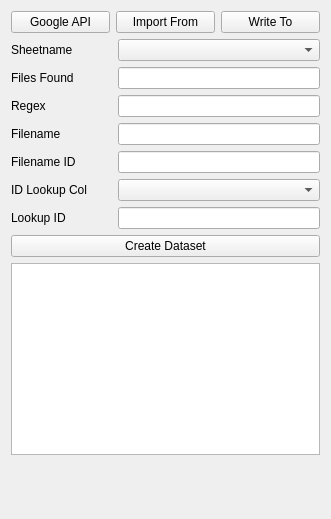
<?xml version="1.0" encoding="UTF-8"?>
<ui version="4.0">
 <class>DataWidget</class>
 <widget class="QWidget" name="DataWidget">
  <property name="geometry">
   <rect>
    <x>0</x>
    <y>0</y>
    <width>331</width>
    <height>519</height>
   </rect>
  </property>
  <property name="windowTitle">
   <string>Form</string>
  </property>
  <layout class="QVBoxLayout" name="verticalLayout">
   <item>
    <layout class="QHBoxLayout" name="horizontalLayout_4">
     <item>
      <widget class="QPushButton" name="select_api_pushButton">
       <property name="text">
        <string>Google API</string>
       </property>
      </widget>
     </item>
     <item>
      <widget class="QPushButton" name="open_txt_directory_pushButton">
       <property name="text">
        <string>Import From</string>
       </property>
      </widget>
     </item>
     <item>
      <widget class="QPushButton" name="select_output_directory_pushButton">
       <property name="text">
        <string>Write To</string>
       </property>
      </widget>
     </item>
    </layout>
   </item>
   <item>
    <layout class="QHBoxLayout" name="horizontalLayout_2" stretch="1,2">
     <item>
      <widget class="QLabel" name="label">
       <property name="text">
        <string>Sheetname</string>
       </property>
      </widget>
     </item>
     <item>
      <widget class="QComboBox" name="google_sheetnames_comboBox"/>
     </item>
    </layout>
   </item>
   <item>
    <layout class="QHBoxLayout" name="horizontalLayout_5" stretch="1,2">
     <item>
      <widget class="QLabel" name="label_4">
       <property name="text">
        <string>Files Found</string>
       </property>
      </widget>
     </item>
     <item>
      <widget class="QLineEdit" name="files_in_directory_lineEdit"/>
     </item>
    </layout>
   </item>
   <item>
    <layout class="QHBoxLayout" name="horizontalLayout_3" stretch="1,2">
     <item>
      <widget class="QLabel" name="label_2">
       <property name="text">
        <string>Regex</string>
       </property>
      </widget>
     </item>
     <item>
      <widget class="QLineEdit" name="filename_regex_lineEdit"/>
     </item>
    </layout>
   </item>
   <item>
    <layout class="QHBoxLayout" name="horizontalLayout_7" stretch="1,2">
     <item>
      <widget class="QLabel" name="label_6">
       <property name="text">
        <string>Filename</string>
       </property>
      </widget>
     </item>
     <item>
      <widget class="QLineEdit" name="example_filename_lineEdit"/>
     </item>
    </layout>
   </item>
   <item>
    <layout class="QHBoxLayout" name="horizontalLayout" stretch="1,2">
     <item>
      <widget class="QLabel" name="label_3">
       <property name="text">
        <string>Filename ID</string>
       </property>
      </widget>
     </item>
     <item>
      <widget class="QLineEdit" name="example_filename_id_lineEdit"/>
     </item>
    </layout>
   </item>
   <item>
    <layout class="QHBoxLayout" name="horizontalLayout_6" stretch="1,2">
     <item>
      <widget class="QLabel" name="label_5">
       <property name="text">
        <string>ID Lookup Col</string>
       </property>
      </widget>
     </item>
     <item>
      <widget class="QComboBox" name="google_lookup_column_comboBox"/>
     </item>
    </layout>
   </item>
   <item>
    <layout class="QHBoxLayout" name="horizontalLayout_8" stretch="1,2">
     <item>
      <widget class="QLabel" name="label_7">
       <property name="text">
        <string>Lookup ID</string>
       </property>
      </widget>
     </item>
     <item>
      <widget class="QLineEdit" name="google_lookup_id_lineEdit"/>
     </item>
    </layout>
   </item>
   <item>
    <widget class="QPushButton" name="generate_hdf5_pushButton">
     <property name="text">
      <string>Create Dataset</string>
     </property>
    </widget>
   </item>
   <item>
    <widget class="QPlainTextEdit" name="logging_plainTextEdit"/>
   </item>
   <item>
    <spacer name="verticalSpacer">
     <property name="orientation">
      <enum>Qt::Orientation::Vertical</enum>
     </property>
     <property name="sizeHint" stdset="0">
      <size>
       <width>20</width>
       <height>40</height>
      </size>
     </property>
    </spacer>
   </item>
  </layout>
 </widget>
 <resources/>
 <connections/>
</ui>
